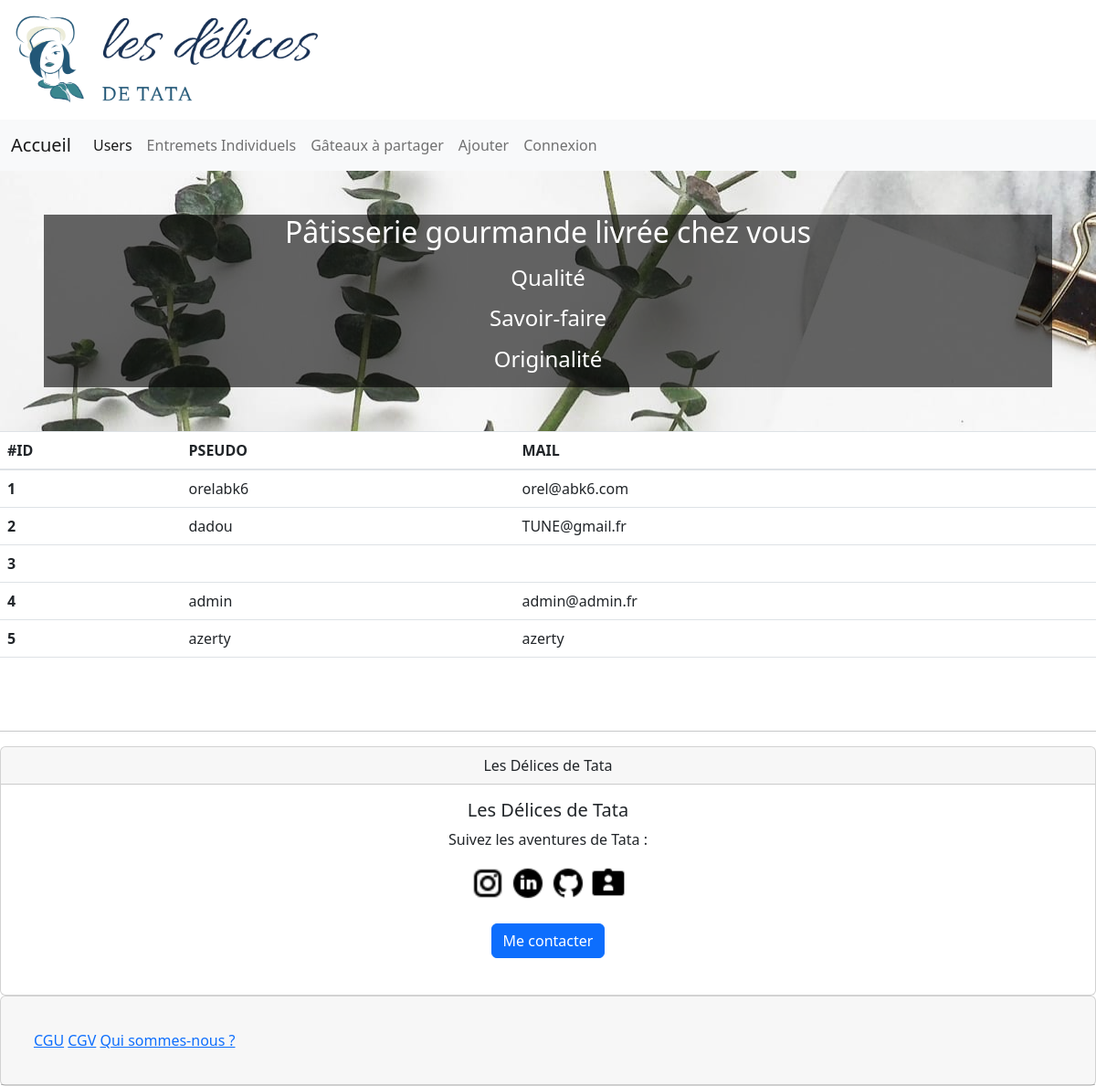
/Php/listeUser.php, run on the app's committed database.
### tables this page shows
CREATE TABLE `user` (
  `id` int(11) NOT NULL,
  `pseudo` varchar(100) DEFAULT NULL,
  `mdp` varchar(100) DEFAULT NULL,
  `mail` varchar(255) DEFAULT NULL,
  `confirmationMDP` varchar(255) NOT NULL
);

### Php/listeUser.php (called while the page is built)
<?php
require_once '../include.php';
require_once '../Vues/header.php';
extract($_POST);
$u = $_User ->listerUser();
require_once '../Vues/vListeUser.php';
require_once '../Vues/footer.php';
?>

### include.php (called while the page is built, shortened)
<?php
$_User = new User;

### Class/User.php (called while the page is built)
<?php
class User
{
    public function listerUser()
    {
        global $BD;
        $requete = $BD->prepare("select * from blog1.user");
        $requete->execute();
        $connect = $requete->fetchAll();
        return $connect;
    }
}

### Vues/vListeUser.php (the view, shortened to what this page needs)
<!doctype html>
<html lang="en">
<head>
    <link href="https://cdn.jsdelivr.net/npm/bootstrap@5.2.3/dist/css/bootstrap.min.css" rel="stylesheet">
</head>
<body>
<table class="table">
    <thead>
    <tr>
        <th scope="col">#ID</th>
        <th scope="col">PSEUDO</th>
        <th scope="col">MAIL</th>
    </tr>
    </thead>
    <tbody>
     <?php foreach($u as $users): ?>
    <tr>
        <th scope="row"><?php echo $users["id"] ?></th>
        <td><?php echo $users["pseudo"] ?></td>
        <td><?php echo $users["mail"]?></td>
    </tr>
<?php endforeach ?>
    </tbody>
</table>
</body>
</html>

### Vues/header.php (shortened to what this page needs)
<!doctype html>
<html lang="en">
<head>
    <link href="https://cdn.jsdelivr.net/npm/bootstrap@5.2.3/dist/css/bootstrap.min.css" rel="stylesheet">
    <link rel="stylesheet" href="https://cdn.jsdelivr.net/npm/bootstrap@4.0.0/dist/css/bootstrap.min.css">
</head>
<body>
<img src=' <?=  BASEDIR  ?>/image/logo-png.png '  style=' width: 30%;height: 20%;'>
<nav class="navbar navbar-expand-lg bg-light">
    <div class="container-fluid">
        <a class='navbar-brand' href='<?=  BASEDIR  ?>/index.php''>Accueil</a>
        <div class="collapse navbar-collapse" id="navbarSupportedContent">
            <ul class="navbar-nav me-auto mb-2 mb-lg-0">
                <li class="nav-item">
              <a class='nav-link active' aria-current='page' href='<?=  BASEDIR  ?>/Php/listeUser.php'>Users</a>
                <li class="nav-item">
                <a class='nav-link' href='<?=  BASEDIR  ?>/Php/entremets.php'>Entremets Individuels</a>
                </li>
                <li class="nav-item">
                 <a class='nav-link' href='<?=  BASEDIR  ?>/Php/gateaux.php'>Gâteaux à partager</a>
                </li>
                <li class="nav-item">
                    <a class='nav-link'  href='<?=  BASEDIR  ?>/Php/ajouter.php'>Ajouter</a>
                </li>
                <?php if (isset($_SESSION['connect'])): ?>
                    <li class="nav-item">
                        <a class='nav-link' href='<?=  BASEDIR  ?>/Php/panier.php'>Panier</a>
                    </li>
                    <li class="nav-item">
                        <a class='nav-link'  href=' <?=  BASEDIR  ?>/Php/deconnexion.php'>Déconnexion</a>
                    </li>
                    <li class="nav-item">
                        <a class='nav-link'>Bienvenue <?php echo $_SESSION['connect']['mail'] ?></a>
                    </li>
                    <li class="nav-item">
                        <a class='nav-link'  href='<?=  BASEDIR  ?>/Php/rechercher.php'>Rechercher</a>
                    </li>
                <?php else: ?>
                    <li class="nav-item">
                        <a class='nav-link'  href='<?=  BASEDIR  ?>/Php/connexion.php'>Connexion</a>
                    </li>
                <?php endif;?>
            </ul>
        </div>
    </div>
</nav>
<header>
    <div class="p-5 text-center bg-image" style=" background-image: url('<?=  BASEDIR  ?>/image/bannier.jpg'); height: auto;margin-top: auto;background-repeat: no-repeat; ">
        <div class="mask" style="background-color: rgba(0, 0, 0, 0.6);">
            <div class="d-flex justify-content-center align-items-center h-100">
                <div class="text-white">
                    <h2 class="mb-3">Pâtisserie gourmande livrée chez vous</h2>
                    <h4 class="mb-3">Qualité</h4>
                    <h4 class="mb-3">Savoir-faire</h4>
                    <h4 class="mb-3">Originalité</h4>
                </div>
            </div>
        </div>
    </div>
</header>
</body>
</html>

### Vues/footer.php (shortened to what this page needs)
<!DOCTYPE html>
<html lang="en">
<head>
    <link rel="stylesheet" href="<?=  BASEDIR  ?>/tools/style.css">
</head>
<body>
<br><br>
<hr>
<div class="card text-center">
    <div class="card-header">
        Les Délices de Tata
    </div>
    <div class="card-body">
        <h5 class="card-title">Les Délices de Tata</h5>
        <p class="card-text">Suivez les aventures de Tata : </p>
          <a target=_'blank' href='https://www.instagram.com/orelabk6/'><img src='<?=  BASEDIR  ?>/image/insta.png' style='height: 40px; width: 40px'></a>
         <a target='_blank' href='https://www.linkedin.com/in/orel-abecassis-488ba7203/'><img src='<?=  BASEDIR  ?>/image/link.png' style='height: 40px; width: 40px'></a>
        <a target='_blank' href='https://github.com/orelAbecassis'> <img src='<?=  BASEDIR  ?>/image/git.png' style='height: 40px; width: 40px'></a>
         <a target='_blank' href='https://orelabecassis.github.io/site/'> <img src='<?=  BASEDIR  ?>/image/porte.png' style='height: 40px; width: 40px'></a>
        <br><br>
        <a href="Vues/vContact.php" class="btn btn-primary">Me contacter</a> <br><br>
    </div>
</div>
<div class="card">
    <div class="card-header" style="padding: 3%">
        <a href="<?=  BASEDIR  ?>/Php/CGU.php">CGU</a>
        <a href="<?=  BASEDIR  ?>/Php/CGV.php">CGV</a>
        <a href="<?=  BASEDIR  ?>/Php/presentation.php">Qui sommes-nous ?</a>
    </div>
</div>
</body>
</html>

### data on the page
user: id "1", pseudo "orelabk6", mail "orel@abk6.com"
user: id "2", pseudo "dadou", mail "TUNE@gmail.fr"
user: id "3"
user: id "4", pseudo "admin", mail "admin@admin.fr"
user: id "5", pseudo "azerty", mail "azerty"
